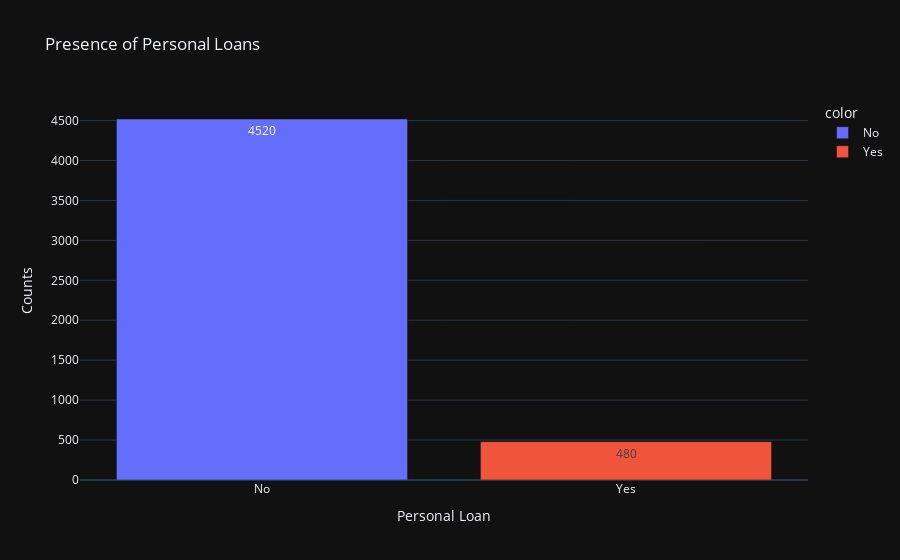

Notebook source saved alongside this figure:
### Code cell
loan = pd.cut(data['Personal Loan'], bins=2)
counts = loan.value_counts().sort_index()
legend_names = ['No', 'Yes']
fig = px.bar(x=legend_names, y=counts.values, title='Presence of Personal Loans', color=legend_names, text_auto=True)
fig.update_layout(xaxis_title='Personal Loan', yaxis_title='Counts')
fig.show()

### Figure 1 — Plotly figure (JSON) as saved in the notebook; plotly's stock layout.template omitted (floating-point values rounded to 4 significant figures)
{"data": [{"alignmentgroup": "True", "hovertemplate": "color=No<br>x=%{x}<br>y=%{y}<extra></extra>", "legendgroup": "No", "marker": {"color": "#636efa", "pattern": {"shape": ""}}, "name": "No", "offsetgroup": "No", "orientation": "v", "showlegend": true, "textposition": "auto", "texttemplate": "%{y}", "x": ["No"], "xaxis": "x", "y": [4520], "yaxis": "y", "type": "bar"}, {"alignmentgroup": "True", "hovertemplate": "color=Yes<br>x=%{x}<br>y=%{y}<extra></extra>", "legendgroup": "Yes", "marker": {"color": "#EF553B", "pattern": {"shape": ""}}, "name": "Yes", "offsetgroup": "Yes", "orientation": "v", "showlegend": true, "textposition": "auto", "texttemplate": "%{y}", "x": ["Yes"], "xaxis": "x", "y": [480], "yaxis": "y", "type": "bar"}], "layout": {"xaxis": {"anchor": "y", "domain": [0.0, 1.0], "title": {"text": "Personal Loan"}}, "yaxis": {"anchor": "x", "domain": [0.0, 1.0], "title": {"text": "Counts"}}, "legend": {"title": {"text": "color"}, "tracegroupgap": 0}, "title": {"text": "Presence of Personal Loans"}, "barmode": "relative"}}
